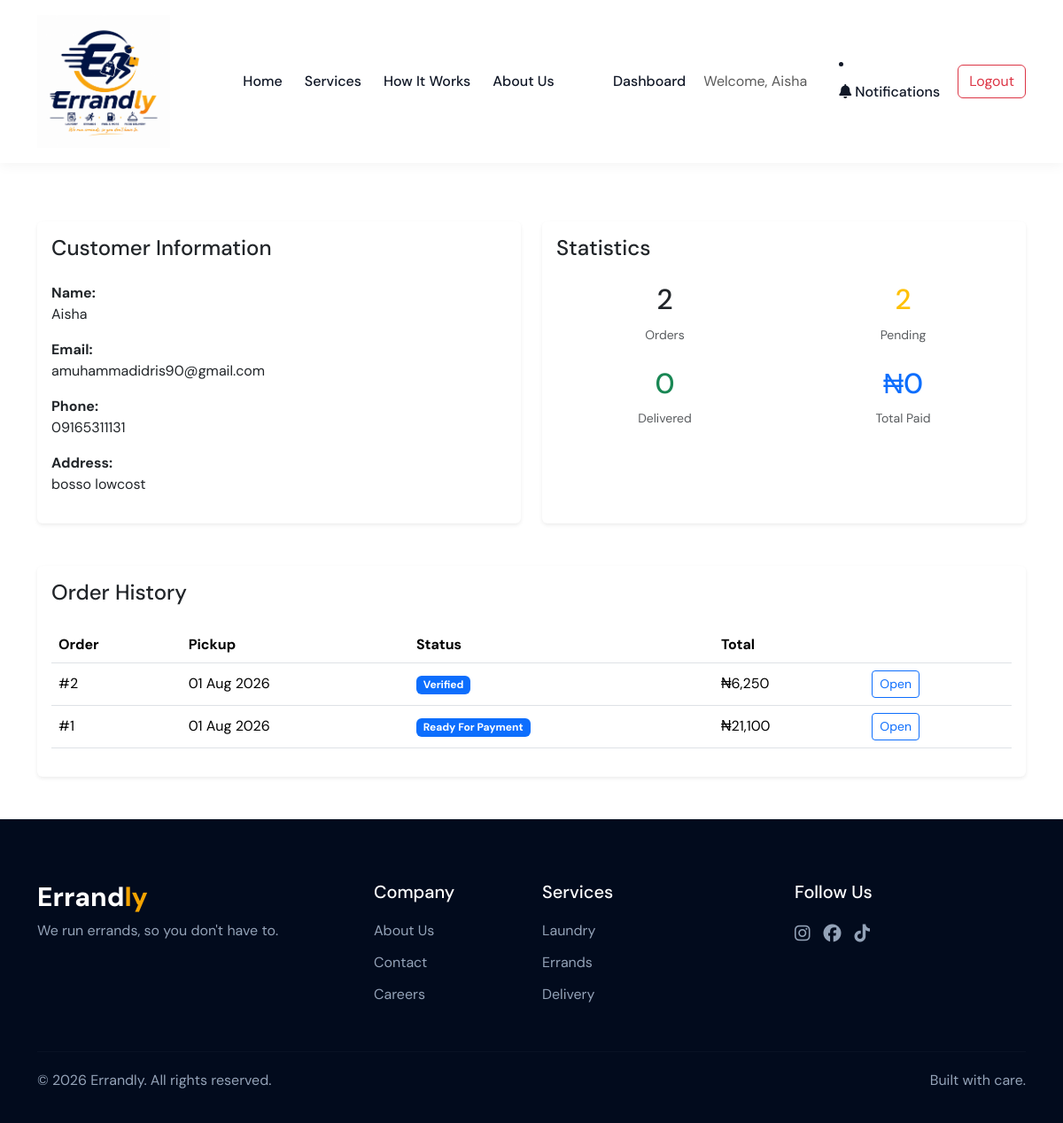
Screenshot of /admin/customer/1 (signed in) with the database file from the repository.
### models.py (models this page shows)
class User(UserMixin, db.Model):
    __tablename__ = "users"
    id = db.Column(
        db.Integer,
        primary_key=True
    )
    name = db.Column(
        db.String(100),
        nullable=False
    )
    email = db.Column(
        db.String(120),
        unique=True,
        nullable=False
    )
    phone = db.Column(
        db.String(20),
        nullable=False
    )
    address = db.Column(
        db.String(250),
        nullable=False
    )
    password = db.Column(
        db.String(250),
        nullable=False
    )
    role = db.Column(
        db.String(20),
        nullable=False,
        default="customer"
    )
    notifications = db.relationship(
    "Notification",
    back_populates="user",
    cascade="all, delete-orphan"
)

class LaundryOrder(db.Model):
    __tablename__ = "laundry_orders"
    id = db.Column(
        db.Integer,
        primary_key=True
    )
    user_id = db.Column(
        db.Integer,
        db.ForeignKey("users.id"),
        nullable=False
    )
    service_type = db.Column(
        db.String(30),
        nullable=False
    )
    pickup_date = db.Column(
        db.Date,
        nullable=False
    )
    delivery_date = db.Column(
        db.Date,
        nullable=False
    )
    submitted_total = db.Column(
        db.Integer,
        nullable=False,
        default=0
    )
    verified_total = db.Column(
        db.Integer,
        nullable=False,
        default=0
    )
    payment_status = db.Column(
        db.String(20),
        nullable=False,
        default="UNPAID"
    )
    order_status = db.Column(
        db.String(40),
        nullable=False,
        default=ORDER_STATUS[0]
    )
    manager_note = db.Column(
        db.Text
    )
    customer_approved = db.Column(
        db.Boolean,
        default=False
    )
    created_at = db.Column(
        db.DateTime,
        nullable=False,
        default=datetime.utcnow
    )
    user = db.relationship(
        "User",
        backref=db.backref(
            "laundry_orders",
            lazy=True
        )
    )

### app.py (the view)
@app.route("/admin/customer/<int:user_id>")
@admin_required
def admin_customer_details(user_id):
    customer = db.get_or_404(User, user_id)
    orders = db.session.execute(
        db.select(LaundryOrder)
        .where(LaundryOrder.user_id == customer.id)
        .order_by(LaundryOrder.created_at.desc())
    ).scalars().all()
    total_orders = len(orders)
    completed_orders = sum(
        1 for order in orders
        if order.order_status == "Delivered"
    )
    pending_orders = sum(
        1 for order in orders
        if order.order_status != "Delivered"
    )
    total_spent = sum(
        order.submitted_total
        for order in orders
        if order.payment_status == "PAID"
    )
    return render_template(
        "admin/customer_details.html",
        customer=customer,
        orders=orders,
        total_orders=total_orders,
        completed_orders=completed_orders,
        pending_orders=pending_orders,
        total_spent=total_spent
    )

### app.py (called while the page is built)
@app.context_processor
def inject_notification_count():
    unread_count = 0
    if current_user.is_authenticated:
        unread_count = (
            Notification.query
            .filter_by(
                user_id=current_user.id,
                is_read=False
            )
            .count()
        )
    return dict(
        unread_notifications=unread_count
    )

@login_manager.user_loader
def load_user(user_id):
    return db.get_or_404(User, int(user_id))

def admin_required(f):
    @wraps(f)
    def wrapped_view(*args, **kwargs):
        if not current_user.is_authenticated:
            flash(
                "Please log in to access the admin area.",
                "warning"
            )
            return redirect(url_for("login"))
        if current_user.role != "admin":
            flash(
                "You do not have permission to access this page.",
                "danger"
            )
            return redirect(url_for("dashboard"))
        return f(*args, **kwargs)
    return wrapped_view

### templates/admin/customer_details.html (shortened to what this page needs)
{% extends "base.html" %}
{% block content %}
<div class="container py-5 mt-5">
    <div class="d-flex justify-content-between align-items-center mb-5">
        <div>
            <small class="text-muted">
            </small>
            <h2 class="mb-1">
            </h2>
            <p class="text-muted">
            </p>
        </div>
        <a href="{{ url_for('admin_customers') }}"
           class="btn btn-outline-secondary">
        </a>
    </div>
    <div class="row g-4 mb-5">
    <div class="col-lg-6">
        <div class="card shadow-sm border-0 h-100">
            <div class="card-body">
                <h4 class="mb-4">
                    Customer Information
                </h4>
                <p>
                    <strong>Name:</strong><br>
                    {{ customer.name }}
                </p>
                <p>
                    <strong>Email:</strong><br>
                    {{ customer.email }}
                </p>
                <p>
                    <strong>Phone:</strong><br>
                    {{ customer.phone }}
                </p>
                <p>
                    <strong>Address:</strong><br>
                    {{ customer.address }}
                </p>
            </div>
        </div>
    </div>
    <div class="col-lg-6">
    <div class="card shadow-sm border-0 h-100">
        <div class="card-body">
            <h4 class="mb-4">
                Statistics
            </h4>
            <div class="row text-center">
                <div class="col-6 mb-4">
                    <h2>
                        {{ total_orders }}
                    </h2>
                    <small class="text-muted">
                        Orders
                    </small>
                </div>
                <div class="col-6 mb-4">
                    <h2 class="text-warning">
                        {{ pending_orders }}
                    </h2>
                    <small class="text-muted">
                        Pending
                    </small>
                </div>
                <div class="col-6">
                    <h2 class="text-success">
                        {{ completed_orders }}
                    </h2>
                    <small class="text-muted">
                        Delivered
                    </small>
                </div>
                <div class="col-6">
                    <h2 class="text-primary">
                        ₦{{ "{:,.0f}".format(total_spent) }}
                    </h2>
                    <small class="text-muted">
                        Total Paid
                    </small>
                </div>
            </div>
        </div>
    </div>
</div>
</div>
<div class="card shadow-sm border-0">
    <div class="card-body">
        <h4 class="mb-4">
            Order History
        </h4>
        {% if orders %}
        <div class="table-responsive">
            <table class="table align-middle">
                <thead>
                    <tr>
                        <th>Order</th>
                        <th>Pickup</th>
                        <th>Status</th>
                        <th>Total</th>
                        <th></th>
                    </tr>
                </thead>
                <tbody>
                {% for order in orders %}
                    <tr>
                        <td>
                            #{{ order.id }}
                        </td>
                        <td>
                            {{ order.pickup_date.strftime("%d %b %Y") }}
                        </td>
                        <td>
                            <span class="badge bg-primary">
                                {{ order.order_status }}
                            </span>
                        </td>
                        <td>
                            ₦{{ "{:,.0f}".format(order.submitted_total) }}
                        </td>
                        <td>
                            <a href="{{ url_for('admin_order_details',
                                                order_id=order.id) }}"
                               class="btn btn-sm btn-outline-primary">
                                Open
                            </a>
                        </td>
                    </tr>
                {% endfor %}
                </tbody>
            </table>
        </div>
        {% else %}
        <div class="alert alert-light mb-0">
            This customer has not placed any orders yet.
        </div>
        {% endif %}
    </div>
</div>
</div>
{% endblock %}

### templates/base.html (shortened to what this page needs)
<!DOCTYPE html>
<html lang="en">
<head>
    <link href="https://cdn.jsdelivr.net/npm/bootstrap@5.3.3/dist/css/bootstrap.min.css"
        rel="stylesheet">
    <link rel="stylesheet"
        href="https://cdnjs.cloudflare.com/ajax/libs/font-awesome/6.5.2/css/all.min.css">
    <link rel="stylesheet"
        href="{{ url_for('static', filename='css/style.css') }}">
</head>
<body>
    <nav class="navbar navbar-expand-lg fixed-top">
        <div class="container">
            <a class="navbar-brand" href="{{ url_for('home') }}">
                <img src="{{ url_for('static', filename='images/errandly-logo.png') }}"
                     alt="Errandly Logo">
            </a>
            <div class="collapse navbar-collapse" id="mainNavbar">
                <ul class="navbar-nav mx-auto">
                    <li class="nav-item">
                        <a class="nav-link" href="#home">Home</a>
                    </li>
                    <li class="nav-item">
                        <a class="nav-link" href="#services">Services</a>
                    </li>
                    <li class="nav-item">
                        <a class="nav-link" href="#how-it-works">
                            How It Works
                        </a>
                    </li>
                    <li class="nav-item">
                        <a class="nav-link" href="#about">
                            About Us
                        </a>
                    </li>
                </ul>
                <div class="nav-actions">
                   {% if current_user.is_authenticated %}
                        <a href="{{ url_for('dashboard') }}"
                            class="nav-link">
                                Dashboard
                        </a>
                        <span class="navbar-text me-3">
                            Welcome, {{ current_user.name }}
                        </span>
                        <li class="nav-item">
                            <a
                                class="nav-link position-relative"
                                href="{{ url_for('notifications') }}"
                            >
                                <i class="fas fa-bell"></i>
                                Notifications
                            </a>
                        </li>
                        <a href="{{ url_for('logout') }}"
                        class="btn btn-outline-danger">
                            Logout
                        </a>
                    {% endif %}
                </div>
            </div>
        </div>
    </nav>
    {% block content %}
    {% endblock %}
    <footer class="footer">
        <div class="container">
            <div class="row gy-4">
                <div class="col-lg-4">
                    <h3 class="footer-logo">
                        Errand<span>ly</span>
                    </h3>
                    <p>
                        We run errands, so you don't have to.
                    </p>
                </div>
                <div class="col-lg-2 col-md-4">
                    <h5>Company</h5>
                    <a href="#about">About Us</a>
                    <a href="#">Contact</a>
                    <a href="#">Careers</a>
                </div>
                <div class="col-lg-3 col-md-4">
                    <h5>Services</h5>
                    <a href="#services">Laundry</a>
                    <a href="#services">Errands</a>
                    <a href="#services">Delivery</a>
                </div>
                <div class="col-lg-3 col-md-4">
                    <h5>Follow Us</h5>
                    <div class="social-links">
                        <a href="#">
                            <i class="fab fa-instagram"></i>
                        </a>
                        <a href="#">
                            <i class="fab fa-facebook"></i>
                        </a>
                        <a href="#">
                            <i class="fab fa-tiktok"></i>
                        </a>
                    </div>
                </div>
            </div>
            <hr>
            <div class="footer-bottom">
                <p>
                    © 2026 Errandly. All rights reserved.
                </p>
                <p>
                    Built with care.
                </p>
            </div>
        </div>
    </footer>
</body>
</html>

### static/css/style.css (style rules this page uses)
:root { --primary-color: #071d49; --secondary-color: #f5a400; --dark-color: #111827; --light-color: #f8fafc; --white: #ffffff; }
* { margin: 0; padding: 0; box-sizing: border-box; }
body { font-family: 'DM Sans', sans-serif; color: var(--dark-color); background-color: var(--white); }
.navbar { background-color: var(--white); padding: 12px 0; box-shadow: 0 2px 15px rgba(0, 0, 0, 0.05); transition: all 0.3s ease; }
.navbar-brand { display: flex; align-items: center; }
.navbar-brand img { width: 150px; height: auto; display: block; }
.navbar-nav { gap: 25px; }
.nav-link { color: var(--dark-color); font-weight: 500; padding: 8px 0 !important; position: relative; transition: 0.3s ease; }
.nav-link::after { content: ""; position: absolute; width: 0; height: 2px; background-color: var(--secondary-color); left: 0; bottom: 0; transition: width 0.3s ease; }
.nav-actions { display: flex; align-items: center; gap: 20px; }
.footer { padding: 70px 0 20px; background-color: #020b1d; color: var(--white); }
.footer-logo { font-size: 30px; font-weight: 800; }
.footer-logo span { color: var(--secondary-color); }
.footer p { color: #94a3b8; }
.footer h5 { margin-bottom: 20px; }
.footer a { display: block; color: #94a3b8; text-decoration: none; margin-bottom: 12px; }
.social-links { display: flex; gap: 15px; }
.social-links a { font-size: 20px; }
.footer hr { border-color: #1e293b; margin: 40px 0 20px; }
.footer-bottom { display: flex; justify-content: space-between; }

### rows the page displays
User: name "Aisha", email "amuhammadidris90@gmail.com", phone "09165311131", address "bosso lowcost"
LaundryOrder: id "2", pickup_date "01 Aug 2026", order_status "Verified", submitted_total "6,250"
LaundryOrder: id "1", pickup_date "01 Aug 2026", order_status "Ready For Payment", submitted_total "21,100"

### other values shown
{{ total_orders }} "2"
{{ pending_orders }} "2"
{{ completed_orders }} "0"
{{ "{:,.0f}".format(total_spent) }} "0"
